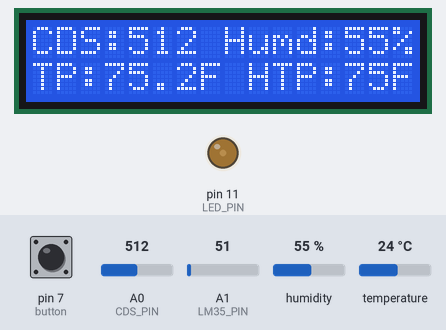
Bench run of a sketch on a simulated Arduino Uno, built with avr-gcc and run on an emulated ATmega328P. Shown: 16×2 character LCD, output pins drawn as LEDs (lit = HIGH). Inputs (shaded band) come from the test bench; at power-on: A0 (CDS_PIN) = 512, pin 7 (button) LOW, A1 (LM35_PIN) = 51, humidity 55 %, temperature 24 °C. What the sketch prints to the serial monitor is not drawn.

Above: at 1.3 s.
1.4 s: A0 (CDS_PIN) set to 317
At 3.6 s:
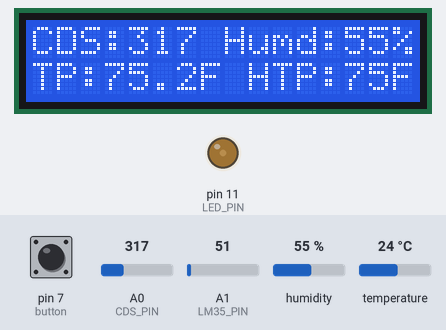
3.9 s: A0 (CDS_PIN) set to 289
At 5.9 s:
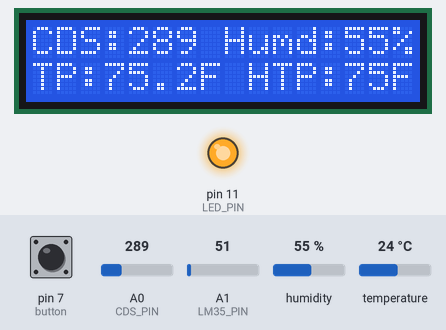
6.5 s: pin 7 (button) pulled HIGH for 1.05 s
At 8.1 s:
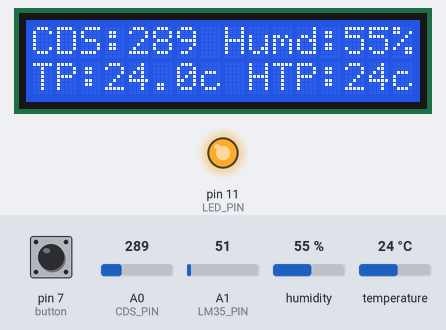
9.0 s: A0 (CDS_PIN) set to 105
At 10.7 s:
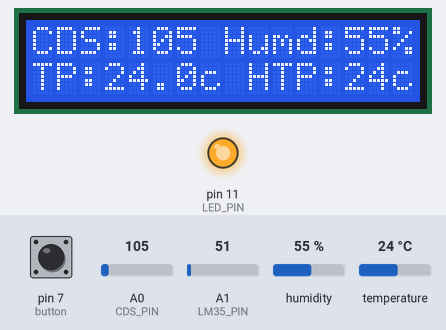
11.4 s: A0 (CDS_PIN) set to 91
At 12.9 s:
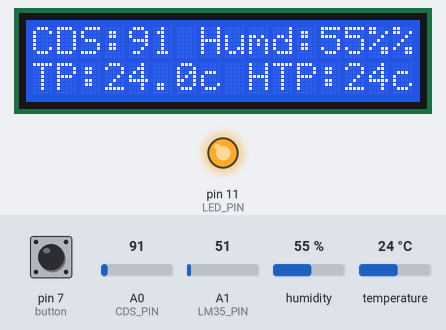
13.9 s: pin 7 (button) pulled HIGH for 1.05 s
At 16.2 s:
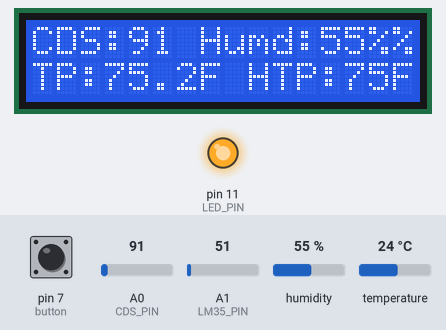
Timing chart, 0 to 17.4 s (numbered marks = the images above; inputs shaded):
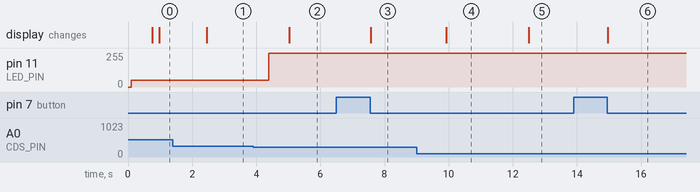

The sketch:

Homework.ino
```cpp
#include <Wire.h>
#include <LiquidCrystal_I2C.h>
#define LM35_PIN A1

#include "DHT.h"
#define DHTPIN 2
#define DHTTYPE DHT11
DHT dht(DHTPIN, DHTTYPE);

LiquidCrystal_I2C lcd(0x27, 16, 2);

const int LED_PIN = 11;
const int CDS_PIN = 0;
//---------------------
#define led 9 //定义led灯为13引脚
#define button 7 //定义button键盘为3引脚
bool b1=false;
int i;
//void keyScan()
//{
//if(digitalRead(button)==HIGH)
//{
//delay(5);
//if(digitalRead(button)==HIGH)
//{
//b1=!b1;
//while(digitalRead(button)==HIGH);
//}
//}
//}
//-------------------------
void setup() {
 //LCD輸出顯示
 Serial.begin(9600);
     lcd.init();
     lcd.backlight();
     lcd.clear();
 lcd.setCursor(0, 0); // 欄(0-15), 列(0, 1)
  // 印字
  lcd.print("CDS:123 Humd:50%");
  // 設定 cursor
  lcd.setCursor(0, 1); // 欄(0-15), 列(0, 1)
  // 印字
  lcd.print("TP:21C HTP:19c");
//----------------CDS

  pinMode(LED_PIN, OUTPUT);//CDS
  pinMode(LM35_PIN, INPUT);//LM35
 dht.begin();
//-------
pinMode(button,INPUT);//设置button所用的引脚为输入引脚


}

void loop() {
//光敏電阻CDS
   int value = analogRead(CDS_PIN);
    Serial.println(value);
      if(value < 300) {
    analogWrite(LED_PIN, 255);
  } else if(value < 600) {
    analogWrite(LED_PIN, 50);
  } else {
    analogWrite(LED_PIN, 0);
  }
    delay(200);

//--------------------------------------LM35
  float val = analogRead(LM35_PIN);
  float temp = (val/1024.0*5.0)/0.01;
  Serial.println(temp);
   delay(200);
//----------------------------------DHT11
  float h = dht.readHumidity();
  // 攝式溫度
  float t = dht.readTemperature();
  // 華式溫度
  float f = dht.readTemperature(true);
  // 若讀取失敗則重讀
  if (isnan(h) || isnan(t) || isnan(f)) {
    Serial.println(F("Failed to read from DHT sensor!"));
    return;
  }
  // 華式體感溫度
  float hif = dht.computeHeatIndex(f, h);
  // 攝式體感溫度
  float hic = dht.computeHeatIndex(t, h, false);
  delay(200);

  Serial.print(F("Humidity: "));
  Serial.print(h);
  Serial.print(F("%  Temperature: "));
  Serial.print(t);
  Serial.print(F("°C "));
  Serial.print(f);
  Serial.print(F("°F  Heat index: "));
  Serial.print(hic);
  Serial.print(F("°C "));
  Serial.print(hif);
  Serial.println(F("°F"));
//------------------------------------LCD
  lcd.setCursor(0, 0);
  lcd.print("CDS:");
  lcd.print(value);
  lcd.print(" Humd:");
  lcd.print(h,0);
  lcd.print("%");

//  lcd.setCursor(0, 1);
//  lcd.print("TP:");
//  lcd.print(t,1);
//  lcd.print("c HTP:");
//  lcd.print(hic,0);
//  lcd.print("c");


  delay(200);

 //----------------------------
 keyScan();
// i=digitalRead(button); //设置i=button输入的信号
if(b1==true){ //如果i为1，也就是键盘输入高信号
 Serial.println(b1);
lcd.setCursor(0, 1);
  lcd.print("TP:");
  lcd.print(t,1);
  lcd.print("c HTP:");
  lcd.print(hic,0);
  lcd.print("c");

//键盘输入高信号，led灯所在的口输出为高
}else{
Serial.println(b1);
  lcd.setCursor(0, 1);
  lcd.print("TP:");
  lcd.print(f,1);
  lcd.print("F HTP:");
  lcd.print(hif,0);
  lcd.print("F");
}


}
void keyScan()
{
if(digitalRead(button)==HIGH)
{
delay(5);
if(digitalRead(button)==HIGH)
{
b1=!b1;
while(digitalRead(button)==HIGH);
}
}
}
```

Measured:
- the behaviour switches between 300 and 299 on A0 (CDS_PIN) (found by bisection; images 1 and 2)
- the behaviour switches between 100 and 99 on A0 (CDS_PIN) (found by bisection; images 4 and 5)
- after the input at 1.4 s, the display: changes after 1.1 s (image 1)
- after the input at 3.9 s, pin 11 (LED_PIN): 50/255 → 255/255 after 0.49 s; the display: changes after 1.1 s (image 2)
- after the input at 6.5 s, the display: changes after 1.1 s (image 3)
- after the input at 9.0 s, the display: changes after 0.92 s (image 4)
- after the input at 11.4 s, the display: changes after 1.1 s (image 5)
- after the input at 13.9 s, the display: changes after 1.1 s (image 6)
